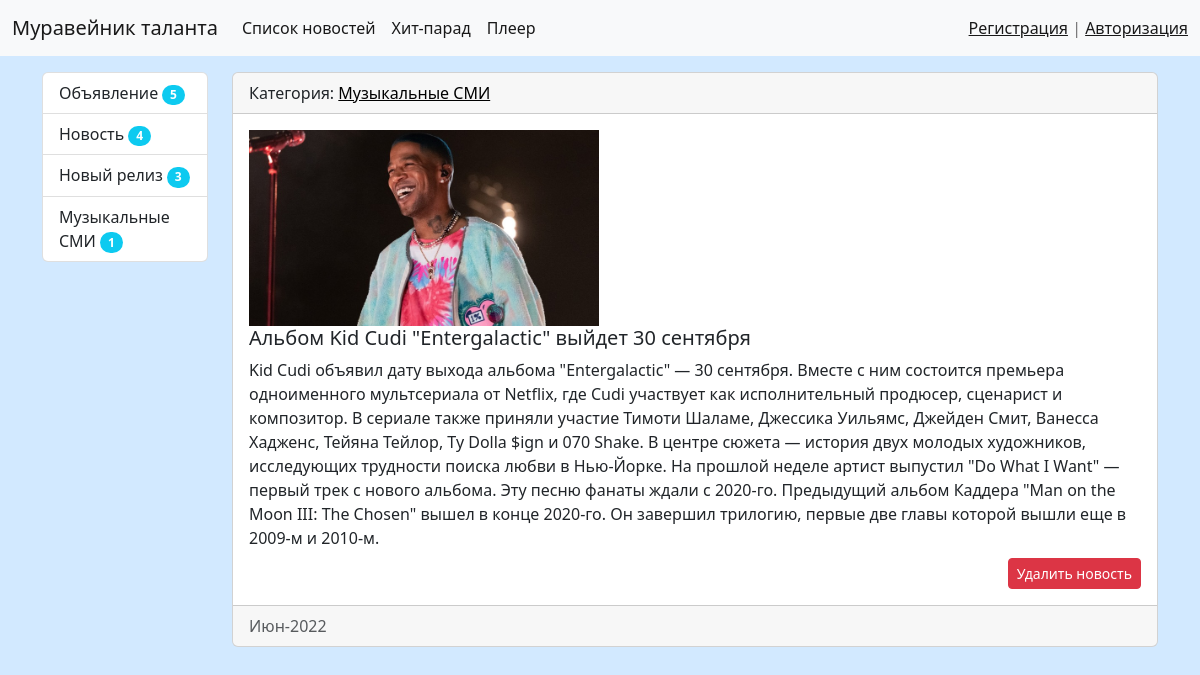
/news/30/, run on the app's committed database.
### news/models.py (models this page shows, shortened)
class Category(models.Model):
    title = models.CharField(max_length=100, db_index=True, verbose_name='Наименование категории')
    def get_absolute_url(self):
        return reverse('category', kwargs={"category_id": self.pk})
    class Meta:
        verbose_name = 'Категория'
        verbose_name_plural = 'Категории'
        ordering = ['pk',]

class News(models.Model):
    title = models.CharField(max_length=100, verbose_name='Наименование')
    content = models.TextField(blank=True, verbose_name='Контент')
    created_at = models.DateTimeField(auto_now_add=True, verbose_name='Дата публикации')
    updated_at = models.DateTimeField(auto_now=True, verbose_name='Обновлено')
    photo = models.ImageField(upload_to='photos/%Y/%m/%d/', verbose_name='Фото', blank=True)
    is_published = models.BooleanField(default=True, verbose_name='Опубликовано')
    category = models.ForeignKey('Category', on_delete=models.PROTECT, verbose_name='Категория')
    class Meta:
        verbose_name = 'Новость'
        verbose_name_plural = 'Новости'
        ordering = ['-created_at',]

### news/views.py (the view)
# urls.py: path('news/<int:pk>/', ViewNews.as_view(), name='view_news'),
class ViewNews(DetailView):
    model = News
    context_object_name = 'news_item'

### news/templatetags/news_tags.py (called while the page is built)
@register.inclusion_tag('news/list_categories.html')
def show_categories():
    categories = Category.objects.annotate(cnt=Count('news', filter=F('news__is_published'))).filter(cnt__gt=0)
    return {"categories": categories}

### news/templates/news/news_detail.html (shortened to what this page needs)
{% extends 'base.html' %}
{% block sidebar %}
{% include 'inc/_sidebar.html'  %}
{% endblock %}
{% block content %}
<div class="card mb-3">
    <div class="card-header">
        Категория: <a href="{{ news_item.category.get_absolute_url }}">{{ news_item.category.title }} </a>
    </div>
    <div class="card-body">
        <div class="media">
            {% if news_item.photo %}
            <img src="{{ news_item.photo.url }}" alt="" width="350" class="mr-3">
            {% else %}
            <img src="/media/свинья.jpg" width="350" alt="">
            {% endif %}
            <div class="media-body">
                <h5 class="card-title">{{ news_item.title }}</h5>
                <p class="card-text"> {{ news_item.content }}</p>
            </div>
        </div>
        <div class="card-element text-end">
                <a href="{% url 'delete' news_item.pk%}">
                    <button type="submit" class="mt-2 btn btn-danger btn-sm">Удалить новость</button>
                </a>
        </div>
    </div>
    <div class="card-footer text-muted">
        {{ news_item.created_at|date:"M-Y" }}
    </div>
</div>
{% endblock %}

### news/templates/news/list_categories.html
<div class="list-group">
    {% for item in categories %}
    <a href="{{ item.get_absolute_url }}" class="list-group-item list-group-item-action">{{ item.title }}
        <span class="badge bg-info rounded-pill">{{item.cnt}}</span>
    </a>
    {% endfor %}
</div>

### myproject/static/css/style.css (style rules this page uses)
body { background-color: rgb(210, 233, 255); }
a { color:rgb(0, 0, 0); }

### data on the page
Category: title "Объявление", cnt "5"
Category: title "Новость", cnt "4"
Category: title "Новый релиз", cnt "3"
Category: title "Музыкальные СМИ", cnt "1"
News: category "Музыкальные СМИ", photo (picture), title "Альбом Kid Cudi \"Entergalactic\" выйдет 30 сентября", content "Kid Cudi объявил дату выхода альбома \"Entergalactic\" — 30 сентября. Вместе с ним состоится премьера одноименного мультсериала от Netflix, где Cudi участвует как исполнительный продюсер, сценарист и композитор. В сериале также приняли участие Тимоти Шаламе, Джессика Уильямс, Джейден Смит, Ванесса Хадженс, Тейяна Тейлор, Ty Dolla $ign и 070 Shake. В центре сюжета — история двух молодых художников, исследующих трудности поиска любви в Нью-Йорке. На прошлой неделе артист выпустил \"Do What I Want\" — первый трек с нового альбома. Эту песню фанаты ждали с 2020-го. Предыдущий альбом Каддера \"Man on the Moon III: The Chosen\" вышел в конце 2020-го. Он завершил трилогию, первые две главы которой вышли…", created_at "Июн-2022"
